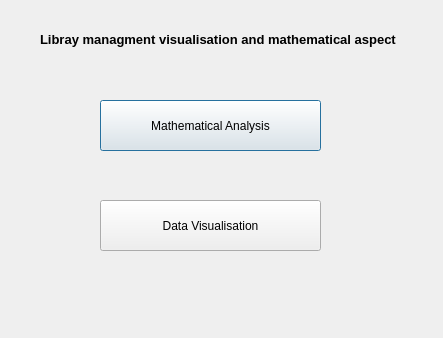
<?xml version="1.0" encoding="UTF-8"?>
<ui version="4.0">
 <class>Dialog</class>
 <widget class="QDialog" name="Dialog">
  <property name="geometry">
   <rect>
    <x>0</x>
    <y>0</y>
    <width>443</width>
    <height>338</height>
   </rect>
  </property>
  <property name="windowTitle">
   <string>Dialog</string>
  </property>
  <widget class="QPushButton" name="button1">
   <property name="geometry">
    <rect>
     <x>100</x>
     <y>100</y>
     <width>221</width>
     <height>51</height>
    </rect>
   </property>
   <property name="text">
    <string>Mathematical Analysis</string>
   </property>
  </widget>
  <widget class="QLabel" name="label">
   <property name="geometry">
    <rect>
     <x>40</x>
     <y>30</y>
     <width>381</width>
     <height>20</height>
    </rect>
   </property>
   <property name="text">
    <string>&lt;html&gt;&lt;head/&gt;&lt;body&gt;&lt;p&gt;&lt;span style=&quot; font-size:10pt; font-weight:600;&quot;&gt;Libray managment visualisation and mathematical aspect&lt;/span&gt;&lt;/p&gt;&lt;/body&gt;&lt;/html&gt;</string>
   </property>
   <property name="textFormat">
    <enum>Qt::AutoText</enum>
   </property>
  </widget>
  <widget class="QPushButton" name="button2">
   <property name="geometry">
    <rect>
     <x>100</x>
     <y>200</y>
     <width>221</width>
     <height>51</height>
    </rect>
   </property>
   <property name="text">
    <string>Data Visualisation</string>
   </property>
  </widget>
 </widget>
 <resources/>
 <connections/>
</ui>
